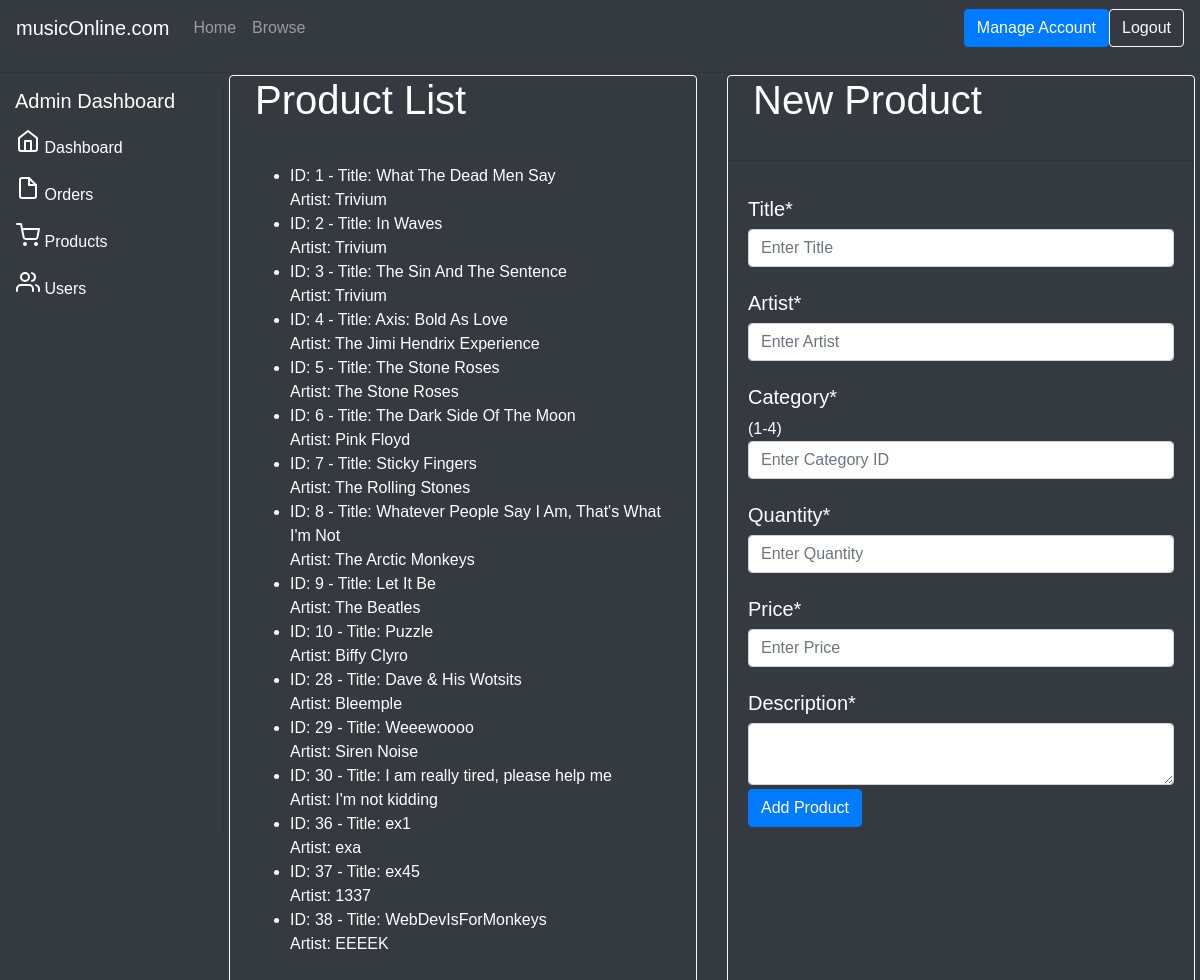
/admin/products.php (signed in), run on the app's committed database.
### tables this page shows
CREATE TABLE `products` (
  `product_id` int(11) NOT NULL,
  `product_title` varchar(255) NOT NULL,
  `product_category_id` int(11) NOT NULL,
  `product_price` float NOT NULL,
  `product_quantity` int(11) NOT NULL,
  `product_description` text NOT NULL,
  `product_artist` varchar(255) NOT NULL,
  `product_image` varchar(255) NOT NULL DEFAULT 'default_image.jpg',
  `products_embed_spotify` varchar(255) DEFAULT NULL
);

### htdocs/resources/include/functions.php (the view, shortened to what this page needs)
<?php
    function query($sql) {
        global $conn;
        return mysqli_query($conn, $sql);
    }
    function fetch_array($result) {
    return mysqli_fetch_array($result);
    }
    function get_products_in_dashboard_products_page() {
        $query = query(" SELECT * FROM products");
        while($row = fetch_array($query)){
            $product = <<<DELIMETER
                <a href = "../admin/update_product.php?id={$row['product_id']}"> <li style="color: #ffffff">ID: {$row['product_id']} - Title: {$row['product_title']}<br>Artist: {$row['product_artist']}</li> </a>
DELIMETER;
            echo $product;
        }
    }

### htdocs/resources/css/style.css (style rules this page uses)
body { margin: 0; font-family: Montserrat,sans-serif; font-size: 1rem; font-weight: 400; line-height: 1.5; color: white; text-align: left; background-color: #1a1a1a; min-height: 100vh; }

### data on the page
products: product_id "1", product_title "What The Dead Men Say", product_artist "Trivium"
products: product_id "2", product_title "In Waves", product_artist "Trivium"
products: product_id "3", product_title "The Sin And The Sentence", product_artist "Trivium"
products: product_id "4", product_title "Axis: Bold As Love", product_artist "The Jimi Hendrix Experience"
products: product_id "5", product_title "The Stone Roses", product_artist "The Stone Roses"
products: product_id "6", product_title "The Dark Side Of The Moon", product_artist "Pink Floyd"
products: product_id "7", product_title "Sticky Fingers", product_artist "The Rolling Stones"
products: product_id "8", product_title "Whatever People Say I Am, That's What I'm Not", product_artist "The Arctic Monkeys"
products: product_id "9", product_title "Let It Be", product_artist "The Beatles"
products: product_id "10", product_title "Puzzle", product_artist "Biffy Clyro"
products: product_id "28", product_title "Dave & His Wotsits", product_artist "Bleemple"
products: product_id "29", product_title "Weeewoooo", product_artist "Siren Noise"
products: product_id "30", product_title "I am really tired, please help me", product_artist "I'm not kidding"
products: product_id "36", product_title "ex1", product_artist "exa"
products: product_id "37", product_title "ex45", product_artist "1337"
products: product_id "38", product_title "WebDevIsForMonkeys", product_artist "EEEEK"
